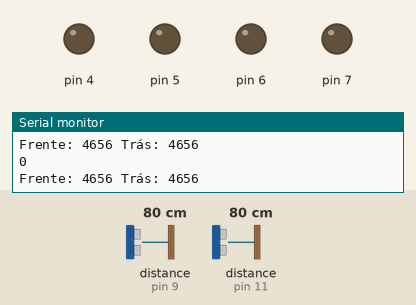
This sketch was run on a simulated Arduino Uno, built with avr-gcc and run on an emulated ATmega328P. On the bench: output pins drawn as LEDs (lit = HIGH), the last lines printed to the serial monitor. The test bench sets the inputs (shaded band); at power-on: distance to the obstacle (sensors on pin 9, pin 11) 80 cm. The echo pulse lasts 58.3 µs per cm.

Above: at 6.2 s.
6.3 s: distance to the obstacle (sensor on pin 9) set to 2 cm
At 7.4 s:
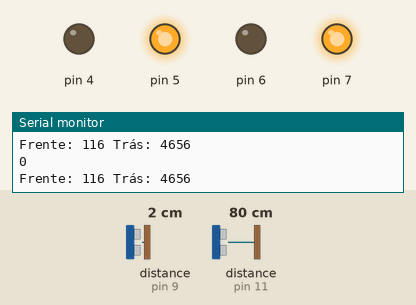
8.0 s: distance to the obstacle (sensor on pin 11) set to 27 cm
9.5 s: distance to the obstacle (sensor on pin 11) set to 22 cm
At 10.9 s:
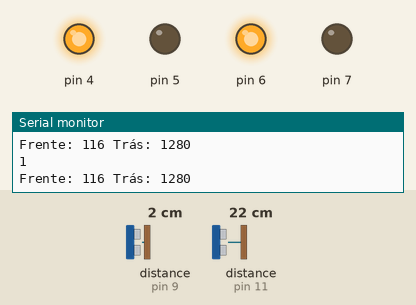
11.2 s: distance to the obstacle (sensor on pin 11) set to 35 cm
At 11.7 s:
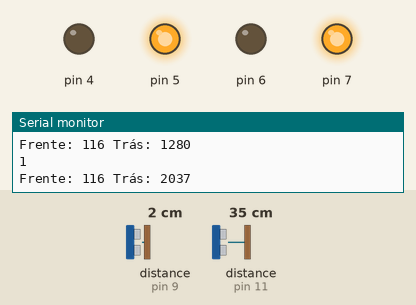
12.8 s: distance to the obstacle (sensor on pin 9) set to 60 cm
At 14.3 s:
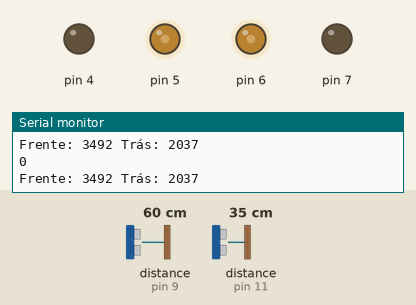
15.8 s: distance to the obstacle (sensor on pin 11) set to 2 cm
At 16.4 s:
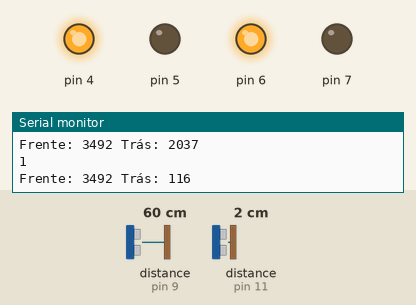
Timing chart, 0 to 18.5 s (numbered marks = the images above; inputs shaded):
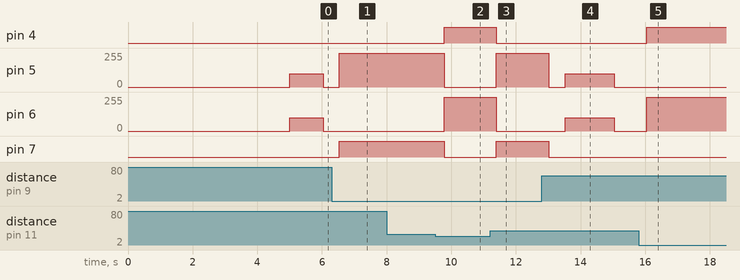

Measured:
- the behaviour switches between 26 and 25 cm on distance to the obstacle (sensor on pin 11) (found by bisection; images 1 and 2)
- after the input at 6.3 s, pin 6: stays 0/255 (without the input it goes to 100/255 after 0.25 s); pin 7: LOW → HIGH after 0.24 s
- after the input at 9.5 s, pin 4: LOW → HIGH after 0.28 s; pin 5: 255/255 → 0/255 after 0.28 s; pin 6: 0/255 → 255/255 after 0.28 s; pin 7: HIGH → LOW after 0.28 s
- after the input at 11.2 s, pin 4: HIGH → LOW after 0.19 s; pin 5: 0/255 → 255/255 after 0.19 s; pin 6: 255/255 → 0/255 after 0.19 s; pin 7: LOW → HIGH after 0.19 s
- after the input at 12.8 s, pin 5: 255/255 → 0/255 after 0.21 s, → 100/255 0.51 s later, → 0/255 1.5 s later; pin 6: 0/255 → 100/255 after 0.72 s, → 0/255 1.5 s later; pin 7: HIGH → LOW after 0.21 s
- after the input at 15.8 s, pin 4: LOW → HIGH after 0.26 s; pin 5: stays 0/255 (without the input it goes to 100/255 after 0.26 s)

The sketch:

sumo2018.ino
```cpp
#include <Ultrasonic.h>

#define FRENTE 0
#define TRAS 1
#define DIREITA 0
#define ESQUERDA 1

struct Motor {
  int A1;
  int A2;
};

void andar(struct Motor motor, int direcao, int high) {
  //high = HIGH;
  // preto: não sim
  // vermelho: sim não
  analogWrite(motor.A1, direcao*high);
  analogWrite(motor.A2, !direcao*high);
}

// Remapeia e força os valores dentro do intervalo
#define REMAP(in, x, y, a, b) constrain(map(in, x, y, a, b), a, b)
#define BOOL2DIGITAL(x) x ? 255 : 0

Ultrasonic ufrente(8, 9); // Trigger e então echo
Ultrasonic utras(10, 11);
struct Motor mdireito = {7, 6};
struct Motor mesquerdo = {5, 4};
// 7, 6, 5, 4 são pins da ponte h

void setup() {
  Serial.begin(9600);
  Serial.println("Iniciando....");
  delay(5000);
}
int US_frente = 0;
int US_tras = 0;
int perto_frente = 0;
int perto_tras = 0;
int lado = 0;

void update_states() {
  US_frente = ufrente.Timing(); // Pega o delay de bater e voltar
  Serial.print("Frente: ");
  Serial.print(US_frente);
  US_tras = utras.Timing();
  Serial.print(" Trás: ");
  Serial.println(US_tras);
  perto_frente = US_frente < 1500;
  perto_tras = US_tras < 1500;
  lado = millis()%2; // Escravizar como gerador de entropia :v
}

int decidir_lado() { // Medida tomada para o carrinho não viciar para lado nenhum, pois se o if passar o else não chega a ser executado
  if (perto_frente) {
    andar(mdireito, TRAS, 255);
    andar(mesquerdo, TRAS, 255);
  }
  if (perto_tras) {
    andar(mdireito, FRENTE, 255);
    andar(mesquerdo, FRENTE, 255);
  }
  return perto_frente || perto_tras;
}

void loop() {
  update_states();
  if (!decidir_lado()) {
    andar(mdireito, lado, 100);
    andar(mesquerdo, !lado, 100);
    delay(200);
  } else {
    delay(100);
  }
  delay(300);
  Serial.println(lado);
}
```
